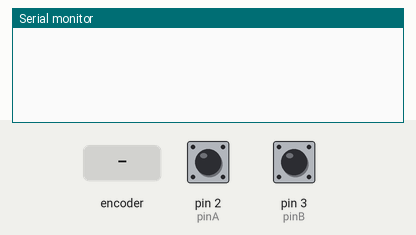
Simulated run of this sketch. Board: Arduino Uno, built with avr-gcc and run on an emulated ATmega328P. Shown: the last lines printed to the serial monitor. The test bench sets the inputs (shaded band); at power-on: pin 2 (pinA) HIGH, pin 3 (pinB) HIGH.

Above: at 1.2 s.
1.3 s: rotary encoder on pin 2 (pinA) / pin 3 (pinB) turned 1 step (first pin leading)
At 2.4 s:
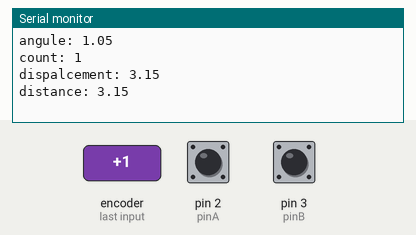
3.0 s: rotary encoder on pin 2 (pinA) / pin 3 (pinB) turned 1 step (first pin leading)
At 3.7 s:
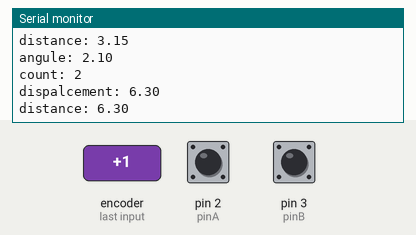

The sketch:

sketch_dec19a.ino
```cpp
#include <NewPing.h>

/*******Interrupt-based Rotary Encoder Sketch*******
by Simon Merrett, based on insight from Oleg Mazurov, Nick Gammon, rt, Steve Spence
*/

 int pinA = 2; // Our first hardware interrupt pin is digital pin 2
 int pinB = 3; // Our second hardware interrupt pin is digital pin 3
 byte aFlag = 0; // let's us know when we're expecting a rising edge on pinA to signal that the encoder has arrived at a detent
 byte bFlag = 0; // let's us know when we're expecting a rising edge on pinB to signal that the encoder has arrived at a detent (opposite direction to when aFlag is set)
//volatile byte encoderPos = 0; //this variable stores our current value of encoder position. Change to int or uin16_t instead of byte if you want to record a larger range than 0-255
int encoderPos = 0;
//volatile byte oldEncPos = 0; //stores the last encoder position value so we can compare to the current reading and see if it has changed (so we know when to print to the serial monitor)
int oldEncPos = 0;
byte reading = 0; //somewhere to store the direct values we read from our interrupt pins before checking to see if we have moved a whole detent
float angular = 0;

int count=0 ; // for each 6 count one complete cycle
float displacement =0; //in cm

int distance_count;
float distance ;

void setup() {
  pinMode(pinA, INPUT_PULLUP); // set pinA as an input, pulled HIGH to the logic voltage (5V or 3.3V for most cases)
  pinMode(pinB, INPUT_PULLUP); // set pinB as an input, pulled HIGH to the logic voltage (5V or 3.3V for most cases)
  attachInterrupt(0,PinA,RISING); // set an interrupt on PinA, looking for a rising edge signal and executing the "PinA" Interrupt Service Routine (below)
  attachInterrupt(1,PinB,RISING); // set an interrupt on PinB, looking for a rising edge signal and executing the "PinB" Interrupt Service Routine (below)
  Serial.begin(9600); // start the serial monitor link
}

void PinA(){
  cli(); //stop interrupts happening before we read pin values
  reading = PIND & 0xC; // read all eight pin values then strip away all but pinA and pinB's values
  if(reading == B00001100 && aFlag) { //check that we have both pins at detent (HIGH) and that we are expecting detent on this pin's rising edge
    encoderPos --; //decrement the encoder's position count
    count --;
    distance_count ++;
    bFlag = 0; //reset flags for the next turn
    aFlag = 0; //reset flags for the next turn
  }
  else if (reading == B00000100) bFlag = 1; //signal that we're expecting pinB to signal the transition to detent from free rotation
  sei(); //restart interrupts
}

void PinB(){
  cli(); //stop interrupts happening before we read pin values
  reading = PIND & 0xC; //read all eight pin values then strip away all but pinA and pinB's values
  if (reading == B00001100 && bFlag) { //check that we have both pins at detent (HIGH) and that we are expecting detent on this pin's rising edge
    encoderPos ++; //increment the encoder's position count
    count ++;
    distance_count ++;
    bFlag = 0; //reset flags for the next turn
    aFlag = 0; //reset flags for the next turn
  }
  else if (reading == B00001000) aFlag = 1; //signal that we're expecting pinA to signal the transition to detent from free rotation
  sei(); //restart interrupts
}

void loop(){
  if(oldEncPos != encoderPos) {

    angular = 1.05*count;
    displacement = 3*angular;
    distance = 3*(1.05*distance_count);
    Serial.print("angule: ");
    Serial.println(angular);
    Serial.print("count: ");
    Serial.println(count);
    Serial.print("dispalcement: ");
    Serial.println(displacement);
    Serial.print("distance: ");
    Serial.println(distance);
    oldEncPos = encoderPos;


  }
}
```

Measured:
- after the input at 1.3 s, the serial monitor: prints a new line after 0.08 s (image 1)
- after the input at 3.0 s, the serial monitor: prints a new line after 0.08 s (image 2)
